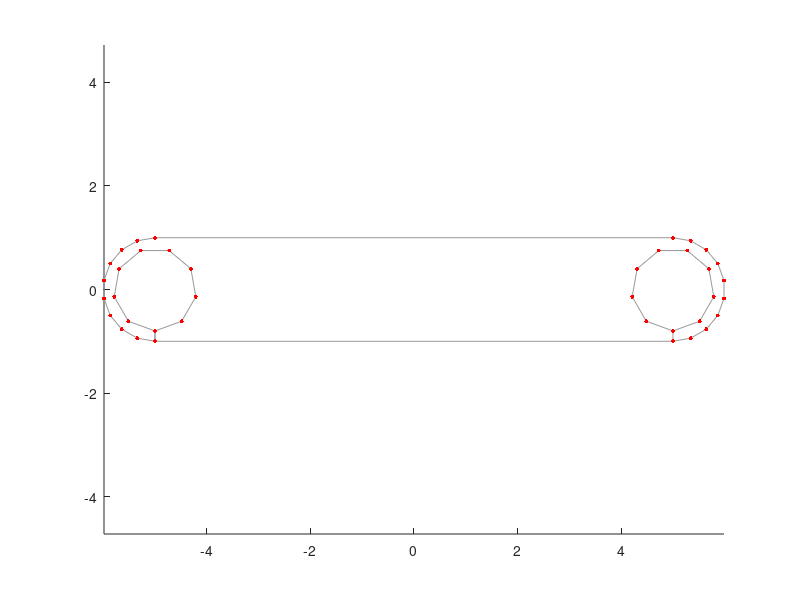

The MATLAB script that drew this image:
l = 10;
w = 2;
A = linspace(-pi/2,pi/2,10)';
B = linspace(pi/2,3*pi/2,10)';
csLeft = [l/2 + w/2*cos(A) w/2*sin(A)];
csRight = [-l/2 + w/2*cos(B) w/2*sin(B)];
d = 1.6;
C = linspace(3*pi/2, -pi/2, 10)';
csLeftHole = [-l/2 + d/2*cos(C) d/2*sin(C)];
csRightHole = [l/2 + d/2*cos(C) d/2*sin(C)];
csConnLine = [-l/2 -w/2; +l/2 -w/2];
cs = [csLeft; csRight; csLeftHole; csConnLine; csRightHole];
figure; hold on; axis equal;
plot(cs(:,1), cs(:,2), 'Color', [0.6 0.6 0.6], 'Marker', '.',...
'MarkerSize', 9, 'MarkerEdgeColor', [1 0 0]);